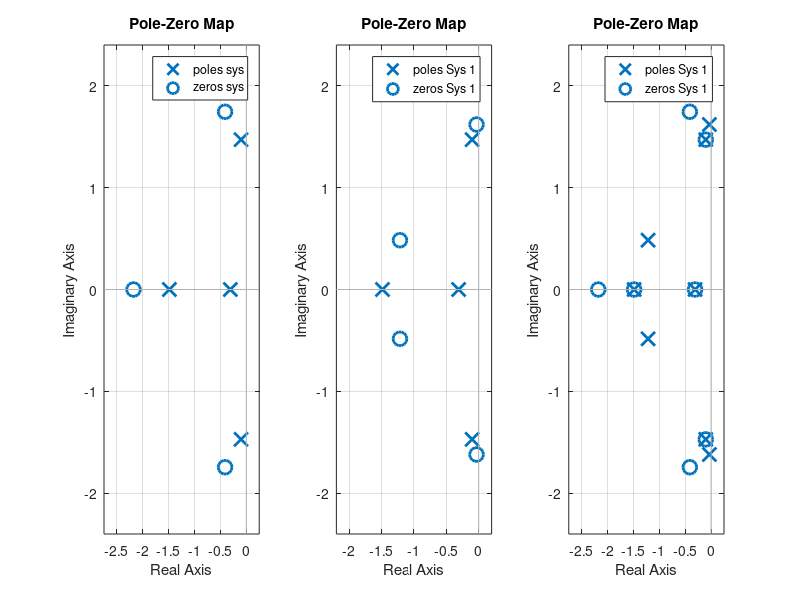

Write MATLAB code to recreate this figure.
clear 

sys = tf([1,3,5,7], [2,4,6,8,2]);

subplot(1,3,1)
pzmap(sys)

subplot(1,3,2)
pzmap(sys+1)

subplot(1,3,3)
pzmap(sys/(sys+1))
